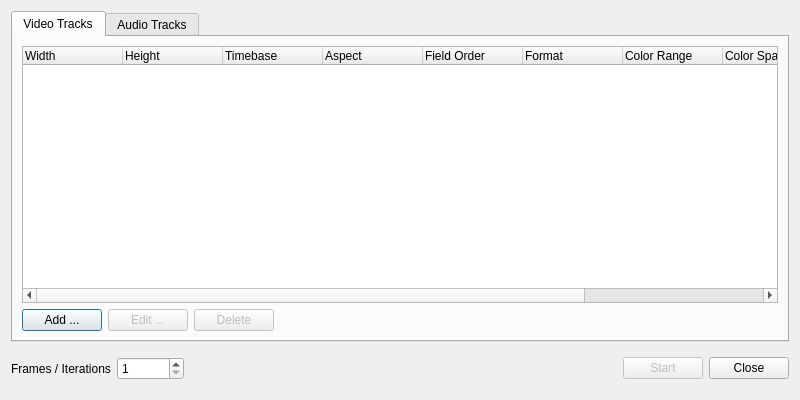
<?xml version="1.0" encoding="UTF-8"?>
<ui version="4.0">
 <class>PerformanceTestDialog</class>
 <widget class="QDialog" name="PerformanceTestDialog">
  <property name="geometry">
   <rect>
    <x>0</x>
    <y>0</y>
    <width>800</width>
    <height>400</height>
   </rect>
  </property>
  <property name="windowTitle">
   <string>Perform Scene Test</string>
  </property>
  <layout class="QVBoxLayout" name="verticalLayout_2">
   <item>
    <widget class="QTabWidget" name="tabVideo">
     <property name="currentIndex">
      <number>0</number>
     </property>
     <widget class="QWidget" name="video">
      <attribute name="title">
       <string>Video Tracks</string>
      </attribute>
      <layout class="QVBoxLayout" name="verticalLayout">
       <item>
        <widget class="QTreeWidget" name="videoTracksWidget">
         <property name="allColumnsShowFocus">
          <bool>true</bool>
         </property>
         <attribute name="headerVisible">
          <bool>true</bool>
         </attribute>
         <column>
          <property name="text">
           <string>Width</string>
          </property>
         </column>
         <column>
          <property name="text">
           <string>Height</string>
          </property>
         </column>
         <column>
          <property name="text">
           <string>Timebase</string>
          </property>
         </column>
         <column>
          <property name="text">
           <string>Aspect</string>
          </property>
         </column>
         <column>
          <property name="text">
           <string>Field Order</string>
          </property>
         </column>
         <column>
          <property name="text">
           <string>Format</string>
          </property>
         </column>
         <column>
          <property name="text">
           <string>Color Range</string>
          </property>
         </column>
         <column>
          <property name="text">
           <string>Color Space</string>
          </property>
         </column>
         <column>
          <property name="text">
           <string>Color Primaries</string>
          </property>
         </column>
         <column>
          <property name="text">
           <string>Color Transfer</string>
          </property>
         </column>
        </widget>
       </item>
       <item>
        <widget class="QWidget" name="widget_5" native="true">
         <layout class="QHBoxLayout" name="horizontalLayout_4">
          <property name="leftMargin">
           <number>0</number>
          </property>
          <property name="topMargin">
           <number>0</number>
          </property>
          <property name="rightMargin">
           <number>0</number>
          </property>
          <property name="bottomMargin">
           <number>0</number>
          </property>
          <item>
           <widget class="QPushButton" name="addVTrackButton">
            <property name="text">
             <string>Add ...</string>
            </property>
           </widget>
          </item>
          <item>
           <widget class="QPushButton" name="editVTrackButton">
            <property name="enabled">
             <bool>false</bool>
            </property>
            <property name="text">
             <string>Edit ...</string>
            </property>
           </widget>
          </item>
          <item>
           <widget class="QPushButton" name="deleteVTrackButton">
            <property name="enabled">
             <bool>false</bool>
            </property>
            <property name="text">
             <string>Delete</string>
            </property>
           </widget>
          </item>
          <item>
           <spacer name="horizontalSpacer_3">
            <property name="orientation">
             <enum>Qt::Horizontal</enum>
            </property>
            <property name="sizeHint" stdset="0">
             <size>
              <width>40</width>
              <height>20</height>
             </size>
            </property>
           </spacer>
          </item>
         </layout>
        </widget>
       </item>
      </layout>
     </widget>
     <widget class="QWidget" name="audio">
      <attribute name="title">
       <string>Audio Tracks</string>
      </attribute>
      <layout class="QVBoxLayout" name="verticalLayout_3">
       <item>
        <widget class="QTreeWidget" name="audioTracksWidget">
         <property name="allColumnsShowFocus">
          <bool>true</bool>
         </property>
         <column>
          <property name="text">
           <string>Layout</string>
          </property>
         </column>
         <column>
          <property name="text">
           <string>Sample Rate (in Hz)</string>
          </property>
         </column>
         <column>
          <property name="text">
           <string>Format</string>
          </property>
         </column>
        </widget>
       </item>
       <item>
        <widget class="QWidget" name="widget_6" native="true">
         <layout class="QHBoxLayout" name="horizontalLayout_6">
          <property name="leftMargin">
           <number>0</number>
          </property>
          <property name="topMargin">
           <number>0</number>
          </property>
          <property name="rightMargin">
           <number>0</number>
          </property>
          <property name="bottomMargin">
           <number>0</number>
          </property>
          <item>
           <widget class="QPushButton" name="addATrackButton">
            <property name="text">
             <string>Add ...</string>
            </property>
           </widget>
          </item>
          <item>
           <widget class="QPushButton" name="editATrackButton">
            <property name="enabled">
             <bool>false</bool>
            </property>
            <property name="text">
             <string>Edit ...</string>
            </property>
           </widget>
          </item>
          <item>
           <widget class="QPushButton" name="deleteATrackButton">
            <property name="enabled">
             <bool>false</bool>
            </property>
            <property name="text">
             <string>Delete</string>
            </property>
           </widget>
          </item>
          <item>
           <spacer name="horizontalSpacer_5">
            <property name="orientation">
             <enum>Qt::Horizontal</enum>
            </property>
            <property name="sizeHint" stdset="0">
             <size>
              <width>40</width>
              <height>20</height>
             </size>
            </property>
           </spacer>
          </item>
         </layout>
        </widget>
       </item>
      </layout>
     </widget>
    </widget>
   </item>
   <item>
    <widget class="QWidget" name="widget_3" native="true">
     <layout class="QHBoxLayout" name="horizontalLayout_3">
      <property name="leftMargin">
       <number>0</number>
      </property>
      <property name="topMargin">
       <number>9</number>
      </property>
      <property name="rightMargin">
       <number>0</number>
      </property>
      <property name="bottomMargin">
       <number>9</number>
      </property>
      <item>
       <widget class="QLabel" name="label">
        <property name="text">
         <string>Frames / Iterations</string>
        </property>
       </widget>
      </item>
      <item>
       <widget class="QSpinBox" name="frames">
        <property name="minimum">
         <number>1</number>
        </property>
        <property name="maximum">
         <number>999999</number>
        </property>
       </widget>
      </item>
      <item>
       <spacer name="horizontalSpacer_2">
        <property name="orientation">
         <enum>Qt::Horizontal</enum>
        </property>
        <property name="sizeHint" stdset="0">
         <size>
          <width>40</width>
          <height>20</height>
         </size>
        </property>
       </spacer>
      </item>
      <item>
       <widget class="QPushButton" name="startButton">
        <property name="enabled">
         <bool>false</bool>
        </property>
        <property name="text">
         <string>Start</string>
        </property>
       </widget>
      </item>
      <item>
       <widget class="QPushButton" name="closeButton">
        <property name="text">
         <string>Close</string>
        </property>
       </widget>
      </item>
     </layout>
    </widget>
   </item>
  </layout>
 </widget>
 <resources/>
 <connections/>
</ui>
